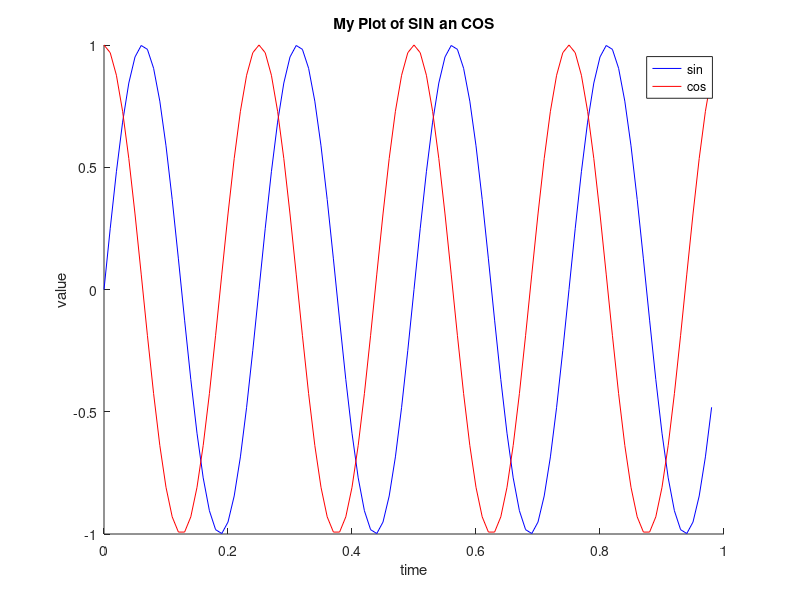

The MATLAB script that drew this image:
t = [0:0.01:0.98]
y1 = sin(2*pi*4*t)
y2 = cos(2*pi*4*t)
%plot(t, y1)

hold on % con questa parola dico al programma di tenere i diversi plot insieme in un unica view
plot(t, y1, 'b')
plot(t, y2, 'r')
xlabel('time')
ylabel('value')
legend('sin', 'cos')
title('My Plot of SIN an COS')
print -dpng 'sincos.png'